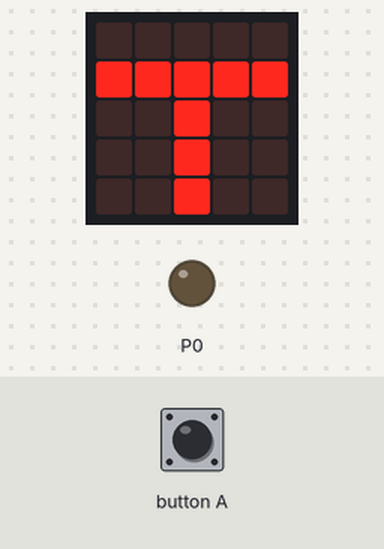
Bench run of a program on a simulated BBC micro:bit (MakeCode). Parts: the board's 5×5 LED display, output pins drawn as LEDs (lit = HIGH). The test bench sets the inputs (shaded band).

Above: at 0.1 s.
6.7 s: button A pressed for 0.15 s
At 8.3 s:
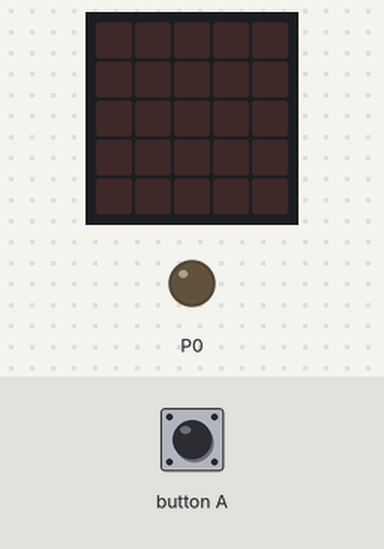
Timing chart, 0 to 13.4 s (numbered marks = the images above; inputs shaded):
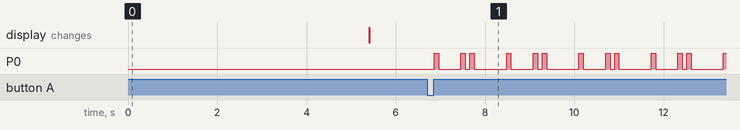

Measured:
- after the input at 6.7 s, P0: LOW → HIGH after 0.16 s, then repeats every 1.6 s: LOW 0.50 s, HIGH 0.10 s, LOW 0.10 s, HIGH 0.10 s, LOW 0.72 s, HIGH 0.10 s

The program:

main.ts
```typescript
input.onButtonPressed(Button.A, function () {
    if (flag == 1) {
        flag = 0
    } else {
        flag = 1
    }
})
let flag = 0
basic.showLeds(`
    . . . . .
    # # # # #
    . . # . .
    . . # . .
    . . # . .
    `)
basic.pause(5000)
basic.clearScreen()
basic.forever(function () {
    if (flag == 1) {
        pins.digitalWritePin(DigitalPin.P0, 1)
        basic.pause(100)
        pins.digitalWritePin(DigitalPin.P0, 0)
        basic.pause(500)
        pins.digitalWritePin(DigitalPin.P0, 1)
        basic.pause(100)
        pins.digitalWritePin(DigitalPin.P0, 0)
        basic.pause(100)
        pins.digitalWritePin(DigitalPin.P0, 1)
        basic.pause(100)
        pins.digitalWritePin(DigitalPin.P0, 0)
        basic.pause(700)
    }
})
```

test.ts
```typescript
// テストはここに来ます。このパッケージが拡張機能として使用されるときにはコンパイルされません。
```
